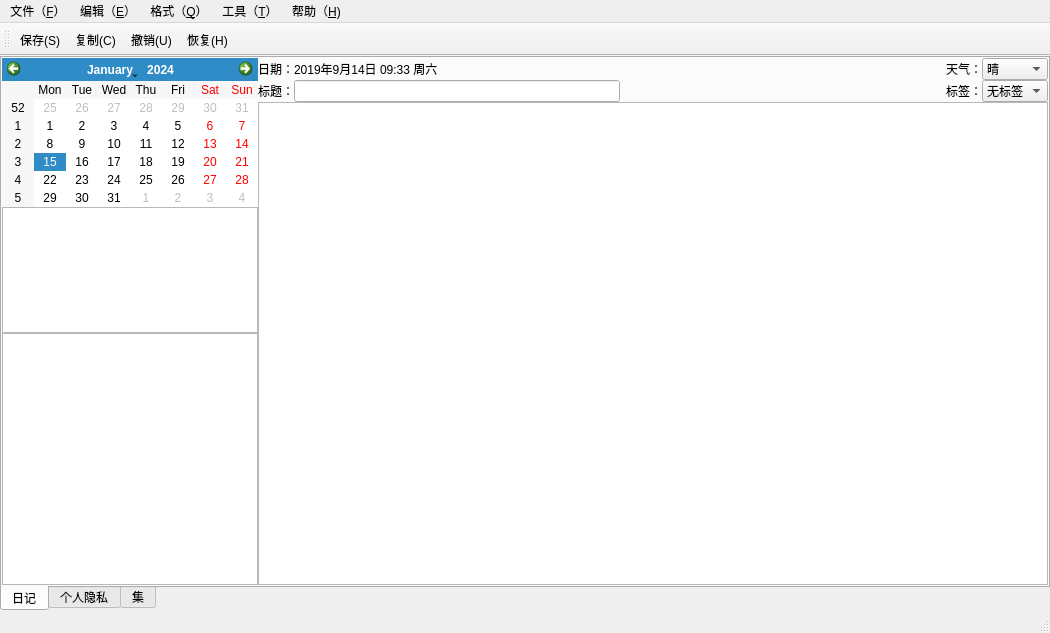
<?xml version="1.0" encoding="UTF-8"?>
<ui version="4.0">
 <class>DairyMainWindow</class>
 <widget class="QMainWindow" name="DairyMainWindow">
  <property name="geometry">
   <rect>
    <x>0</x>
    <y>0</y>
    <width>1050</width>
    <height>633</height>
   </rect>
  </property>
  <property name="windowTitle">
   <string>MainWindow</string>
  </property>
  <widget class="QWidget" name="centralWidget">
   <layout class="QHBoxLayout" name="horizontalLayout_3">
    <property name="spacing">
     <number>0</number>
    </property>
    <property name="leftMargin">
     <number>0</number>
    </property>
    <property name="topMargin">
     <number>0</number>
    </property>
    <property name="rightMargin">
     <number>0</number>
    </property>
    <property name="bottomMargin">
     <number>0</number>
    </property>
    <item>
     <widget class="QTabWidget" name="tabWidget">
      <property name="tabPosition">
       <enum>QTabWidget::South</enum>
      </property>
      <property name="tabShape">
       <enum>QTabWidget::Rounded</enum>
      </property>
      <property name="currentIndex">
       <number>0</number>
      </property>
      <widget class="QWidget" name="tab">
       <attribute name="title">
        <string>日记</string>
       </attribute>
       <layout class="QHBoxLayout" name="horizontalLayout_4" stretch="0,1">
        <property name="spacing">
         <number>0</number>
        </property>
        <property name="leftMargin">
         <number>0</number>
        </property>
        <property name="topMargin">
         <number>0</number>
        </property>
        <property name="rightMargin">
         <number>0</number>
        </property>
        <property name="bottomMargin">
         <number>0</number>
        </property>
        <item>
         <layout class="QVBoxLayout" name="verticalLayout" stretch="1,1,2">
          <property name="spacing">
           <number>0</number>
          </property>
          <item>
           <widget class="QCalendarWidget" name="calendarWidget"/>
          </item>
          <item>
           <widget class="QListView" name="listViewTag"/>
          </item>
          <item>
           <widget class="QTreeView" name="treeDairy"/>
          </item>
         </layout>
        </item>
        <item>
         <layout class="QVBoxLayout" name="verticalLayout_3">
          <property name="spacing">
           <number>0</number>
          </property>
          <item>
           <layout class="QHBoxLayout" name="horizontalLayout">
            <property name="spacing">
             <number>0</number>
            </property>
            <item>
             <widget class="QLabel" name="label_4">
              <property name="text">
               <string>日期：</string>
              </property>
             </widget>
            </item>
            <item>
             <widget class="QLabel" name="labelDateTime">
              <property name="text">
               <string>2019年9月14日 09:33 周六</string>
              </property>
             </widget>
            </item>
            <item>
             <spacer name="horizontalSpacer">
              <property name="orientation">
               <enum>Qt::Horizontal</enum>
              </property>
              <property name="sizeHint" stdset="0">
               <size>
                <width>40</width>
                <height>20</height>
               </size>
              </property>
             </spacer>
            </item>
            <item>
             <widget class="QLabel" name="label">
              <property name="text">
               <string>天气：</string>
              </property>
             </widget>
            </item>
            <item>
             <widget class="QComboBox" name="comboBoxWeather">
              <item>
               <property name="text">
                <string>晴</string>
               </property>
              </item>
              <item>
               <property name="text">
                <string>多云</string>
               </property>
              </item>
              <item>
               <property name="text">
                <string>阴</string>
               </property>
              </item>
              <item>
               <property name="text">
                <string>阵雨</string>
               </property>
              </item>
              <item>
               <property name="text">
                <string>小雨</string>
               </property>
              </item>
              <item>
               <property name="text">
                <string>大雨</string>
               </property>
              </item>
              <item>
               <property name="text">
                <string>雷阵雨</string>
               </property>
              </item>
              <item>
               <property name="text">
                <string>沙尘</string>
               </property>
              </item>
              <item>
               <property name="text">
                <string>小雪</string>
               </property>
              </item>
              <item>
               <property name="text">
                <string>大雪</string>
               </property>
              </item>
              <item>
               <property name="text">
                <string>冰雹</string>
               </property>
              </item>
             </widget>
            </item>
           </layout>
          </item>
          <item>
           <layout class="QHBoxLayout" name="horizontalLayout_2">
            <property name="spacing">
             <number>0</number>
            </property>
            <item>
             <widget class="QLabel" name="label_6">
              <property name="text">
               <string>标题：</string>
              </property>
             </widget>
            </item>
            <item>
             <widget class="QLineEdit" name="leTitle"/>
            </item>
            <item>
             <spacer name="horizontalSpacer_2">
              <property name="orientation">
               <enum>Qt::Horizontal</enum>
              </property>
              <property name="sizeHint" stdset="0">
               <size>
                <width>40</width>
                <height>20</height>
               </size>
              </property>
             </spacer>
            </item>
            <item>
             <widget class="QLabel" name="label_2">
              <property name="text">
               <string>标签：</string>
              </property>
             </widget>
            </item>
            <item>
             <widget class="QComboBox" name="comboBoxTag">
              <item>
               <property name="text">
                <string>无标签</string>
               </property>
              </item>
             </widget>
            </item>
           </layout>
          </item>
          <item>
           <widget class="QTextEdit" name="textEdit">
            <property name="html">
             <string>&lt;!DOCTYPE HTML PUBLIC &quot;-//W3C//DTD HTML 4.0//EN&quot; &quot;http://www.w3.org/TR/REC-html40/strict.dtd&quot;&gt;
&lt;html&gt;&lt;head&gt;&lt;meta name=&quot;qrichtext&quot; content=&quot;1&quot; /&gt;&lt;style type=&quot;text/css&quot;&gt;
p, li { white-space: pre-wrap; }
&lt;/style&gt;&lt;/head&gt;&lt;body style=&quot; font-family:'SimSun'; font-size:9pt; font-weight:400; font-style:normal;&quot;&gt;
&lt;p style=&quot;-qt-paragraph-type:empty; margin-top:0px; margin-bottom:0px; margin-left:0px; margin-right:0px; -qt-block-indent:0; text-indent:0px; font-family:'宋体';&quot;&gt;&lt;br /&gt;&lt;/p&gt;&lt;/body&gt;&lt;/html&gt;</string>
            </property>
           </widget>
          </item>
         </layout>
        </item>
       </layout>
      </widget>
      <widget class="QWidget" name="tab_2">
       <attribute name="title">
        <string>个人隐私</string>
       </attribute>
      </widget>
      <widget class="QWidget" name="tab_3">
       <attribute name="title">
        <string>集</string>
       </attribute>
      </widget>
     </widget>
    </item>
   </layout>
  </widget>
  <widget class="QMenuBar" name="menuBar">
   <property name="geometry">
    <rect>
     <x>0</x>
     <y>0</y>
     <width>1050</width>
     <height>23</height>
    </rect>
   </property>
   <widget class="QMenu" name="menu_F">
    <property name="title">
     <string>文件（&amp;F）</string>
    </property>
    <addaction name="action_save"/>
    <addaction name="separator"/>
    <addaction name="action_lock"/>
    <addaction name="separator"/>
    <addaction name="action_logout"/>
    <addaction name="action_exit"/>
   </widget>
   <widget class="QMenu" name="menu_F_2">
    <property name="title">
     <string>编辑（&amp;E）</string>
    </property>
    <addaction name="action_undo"/>
    <addaction name="action_redo"/>
    <addaction name="action_cut"/>
    <addaction name="action_copy"/>
    <addaction name="action_paste"/>
    <addaction name="separator"/>
   </widget>
   <widget class="QMenu" name="menu_Q">
    <property name="title">
     <string>格式（&amp;Q）</string>
    </property>
    <addaction name="action_color"/>
   </widget>
   <widget class="QMenu" name="menu_H">
    <property name="title">
     <string>帮助（&amp;H)</string>
    </property>
    <addaction name="action_about"/>
   </widget>
   <widget class="QMenu" name="menu_T">
    <property name="title">
     <string>工具（&amp;T）</string>
    </property>
    <addaction name="action_skin"/>
   </widget>
   <addaction name="menu_F"/>
   <addaction name="menu_F_2"/>
   <addaction name="menu_Q"/>
   <addaction name="menu_T"/>
   <addaction name="menu_H"/>
  </widget>
  <widget class="QToolBar" name="mainToolBar">
   <attribute name="toolBarArea">
    <enum>TopToolBarArea</enum>
   </attribute>
   <attribute name="toolBarBreak">
    <bool>false</bool>
   </attribute>
   <addaction name="action_save"/>
   <addaction name="action_copy"/>
   <addaction name="action_undo"/>
   <addaction name="action_redo"/>
  </widget>
  <widget class="QStatusBar" name="statusBar"/>
  <action name="action_new_dairy">
   <property name="text">
    <string>新建（&amp;N）</string>
   </property>
  </action>
  <action name="action_save">
   <property name="icon">
    <iconset resource="../res.qrc">
     <normaloff>:/img/save.png</normaloff>:/img/save.png</iconset>
   </property>
   <property name="text">
    <string>保存(&amp;S)</string>
   </property>
  </action>
  <action name="action_undo">
   <property name="icon">
    <iconset resource="../res.qrc">
     <normaloff>:/img/arrows_left.png</normaloff>:/img/arrows_left.png</iconset>
   </property>
   <property name="text">
    <string>撤销(&amp;U)</string>
   </property>
  </action>
  <action name="action_cut">
   <property name="text">
    <string>剪切(&amp;T)</string>
   </property>
  </action>
  <action name="action_copy">
   <property name="icon">
    <iconset resource="../res.qrc">
     <normaloff>:/img/copy.png</normaloff>:/img/copy.png</iconset>
   </property>
   <property name="text">
    <string>复制(&amp;C)</string>
   </property>
  </action>
  <action name="action_paste">
   <property name="text">
    <string>粘贴(&amp;P)</string>
   </property>
  </action>
  <action name="action_color">
   <property name="text">
    <string>字体颜色(&amp;C)</string>
   </property>
  </action>
  <action name="action_redo">
   <property name="icon">
    <iconset resource="../res.qrc">
     <normaloff>:/img/arrows_right.png</normaloff>:/img/arrows_right.png</iconset>
   </property>
   <property name="text">
    <string>恢复(&amp;H)</string>
   </property>
  </action>
  <action name="action_about">
   <property name="text">
    <string>关于(&amp;A)</string>
   </property>
  </action>
  <action name="action_lock">
   <property name="text">
    <string>锁定</string>
   </property>
  </action>
  <action name="action_tool">
   <property name="text">
    <string>工具(&amp;T)</string>
   </property>
  </action>
  <action name="action_skin">
   <property name="icon">
    <iconset resource="../res.qrc">
     <normaloff>:/img/skin.png</normaloff>:/img/skin.png</iconset>
   </property>
   <property name="text">
    <string>皮肤</string>
   </property>
  </action>
  <action name="action_logout">
   <property name="text">
    <string>注销</string>
   </property>
  </action>
  <action name="action_exit">
   <property name="text">
    <string>退出(&amp;X)</string>
   </property>
  </action>
  <action name="action_font">
   <property name="text">
    <string>字体</string>
   </property>
  </action>
 </widget>
 <layoutdefault spacing="6" margin="11"/>
 <resources>
  <include location="../res.qrc"/>
 </resources>
 <connections/>
</ui>
